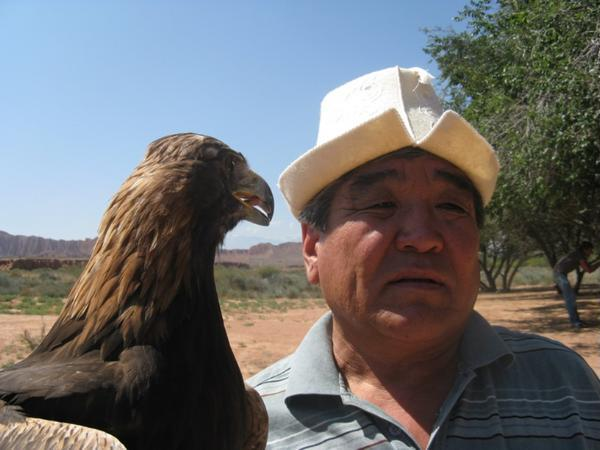
#> input picture resources/images/input_teaser.png, 600 x 450 px
$ python wls_filter.py   (Python 2 division)
#> lines starting #> are read from the running program, lines starting #| are printed output that depends on the picture
import cv2
import numpy
from scipy.sparse import spdiags
from scipy.sparse.linalg import spsolve
import matplotlib.pyplot as plt

IMG_DIR = '../resources/images/'


def wlsfilter(image_orig, lambda_=0.4, alpha=1.2, small_eps=1e-4):
    """
    ARGs:
    -----
    image: 0-255, uint8, single channel (e.g. grayscale or single L)
    lambda_:
    alpha:

    RETURN:
    -----
    out: base, 0-1, float
    detail: detail, 0-1, float
    """
    print 'wls: lambda, alpha', lambda_, alpha
    image = image_orig.astype(numpy.float)/255.0
    s = image.shape

    k = numpy.prod(s)

    dy = numpy.diff(image, 1, 0)
    dy = -lambda_ / (numpy.absolute(dy) ** alpha + small_eps)
    dy = numpy.vstack((dy, numpy.zeros(s[1], )))
    dy = dy.flatten(1)

    dx = numpy.diff(image, 1, 1)
    dx = -lambda_ / (numpy.absolute(dx) ** alpha + small_eps)
    dx = numpy.hstack((dx, numpy.zeros(s[0], )[:, numpy.newaxis]))
    dx = dx.flatten(1)

    a = spdiags(numpy.vstack((dx, dy)), [-s[0], -1], k, k)

    d = 1 - (dx + numpy.roll(dx, s[0]) + dy + numpy.roll(dy, 1))
    a = a + a.T + spdiags(d, 0, k, k)
    _out = spsolve(a, image.flatten(1)).reshape(s[::-1])
    out = numpy.rollaxis(_out,1)
    detail = image - out
    return out, detail #float

def test_wlsfilter():
    """deprecated, need to remove rollaxis"""
    lambda_ = 0.1
    alpha = 1.2
    image = cv2.imread(IMG_DIR+'easter.png')
    # normalize image
    image = cv2.cvtColor(image, cv2.COLOR_BGR2GRAY).astype(numpy.float)/255.0
    out, detail = wlsfilter(image, lambda_, alpha)
    plt.imshow(numpy.hstack(
        [image,numpy.rollaxis(out,1), numpy.rollaxis(detail,1)]
    ), 'gray')
    plt.show()

def test_luminance():
    lambda_ = 0.1
    alpha = 1.2
    image = cv2.imread(IMG_DIR+'input_teaser.png')
#> image is the input picture: shape (450, 600, 3); mean B, G, R 111.3, 110.3, 109.7
    image_LAB = cv2.cvtColor(image, cv2.COLOR_BGR2LAB)
#> image_LAB: shape (450, 600, 3); mean of channels 0, 1, 2 115.6, 129.4, 128.6
    # don't forget to normalize
    image_lumi = image_LAB[...,0].astype(numpy.float)/255.0
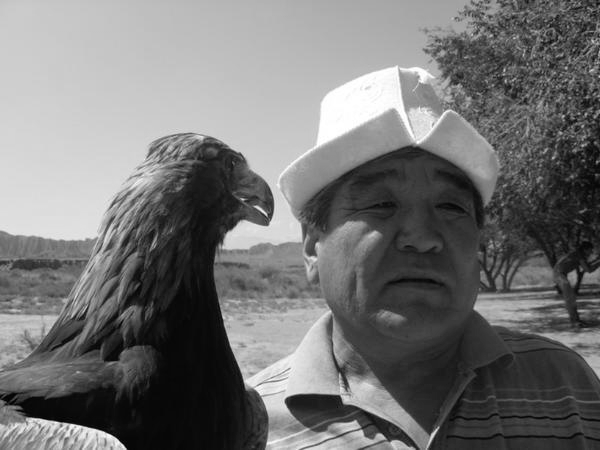
#> image_lumi: shape (450, 600) float64; min 0, max 1, mean 0.454
    out, detail = wlsfilter(image_lumi, lambda_, alpha)
#> in wlsfilter, `dy = numpy.diff(image, 1, 0)`:
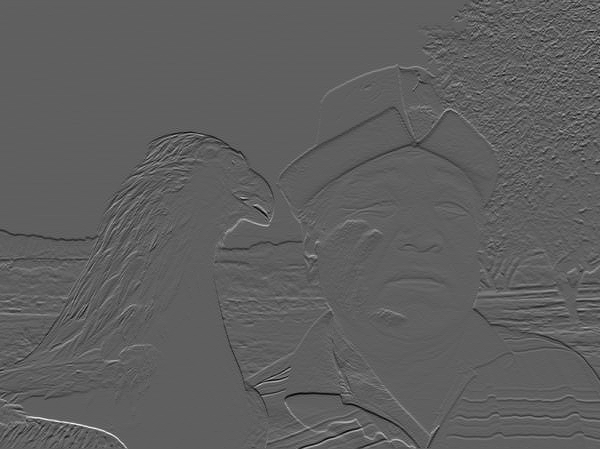
#> dy: shape (449, 600) float64; min -0.00155, max 0.0026, mean -2.22e-06; drawn with min black and max white
#> in wlsfilter, `dy = -lambda_ / (numpy.absolute(dy) ** alpha + small_eps)`:
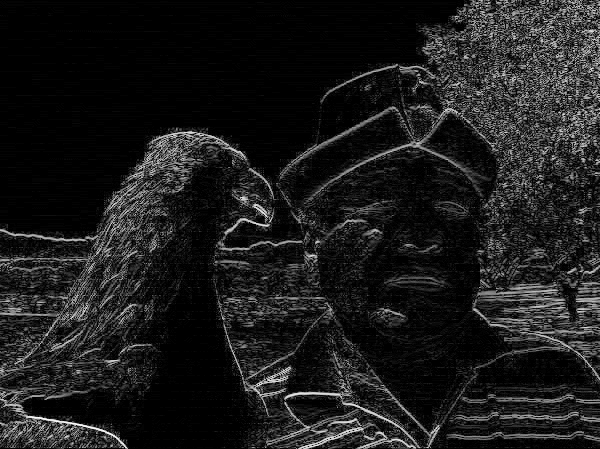
#> dy: shape (449, 600) float64; min -1000, max -112.3, mean -900.3; drawn with min black and max white
#> in wlsfilter, `dy = numpy.vstack((dy, numpy.zeros(s[1], )))`:
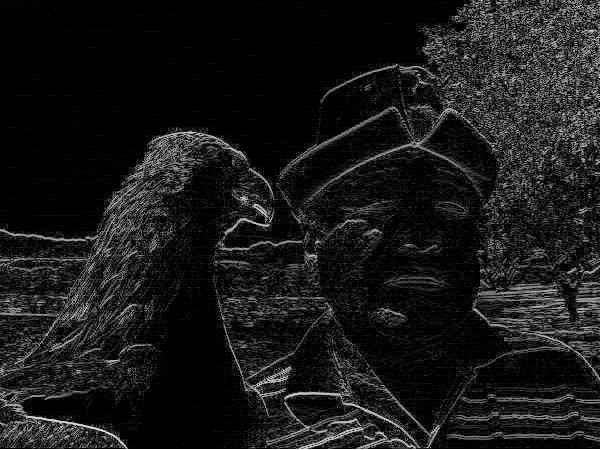
#> dy: shape (450, 600) float64; min -1000, max 0, mean -898.3; drawn with min black and max white
    image_base = numpy.zeros(image.shape)
    image_base[..., 0] = (numpy.rollaxis(out,1) *255.0)
    image_base[..., 1] = image_LAB[...,1]
    image_base[..., 2] = image_LAB[...,2]
    numpy.clip(image_base, 0, 255, out=image_base)
    image_base = image_base.astype('uint8')

    image_detail = numpy.zeros(image.shape)
    image_detail[..., 0] = (numpy.rollaxis(detail,1) *255.0)
    image_detail[..., 1] = image_LAB[...,1]
    image_detail[..., 2] = image_LAB[...,2]
    numpy.clip(image_detail, 0, 255, out=image_detail)
    image_detail = image_detail.astype('uint8')

    image_RGB = cv2.cvtColor(image, cv2.COLOR_BGR2RGB)
    image_base_RGB = cv2.cvtColor(image_base, cv2.COLOR_LAB2RGB)
    image_detail_RGB = cv2.cvtColor(image_detail, cv2.COLOR_LAB2RGB)
    plt.imshow(numpy.hstack(
        [image_RGB, image_base_RGB, image_detail_RGB]
    ), cmap='jet')
    plt.show()

if __name__ == '__main__':
#> (the run stopped early here; a loop or call above may not have finished)

$ run again, with resources/images/aindane_1.png copied over resources/images/input_teaser.png
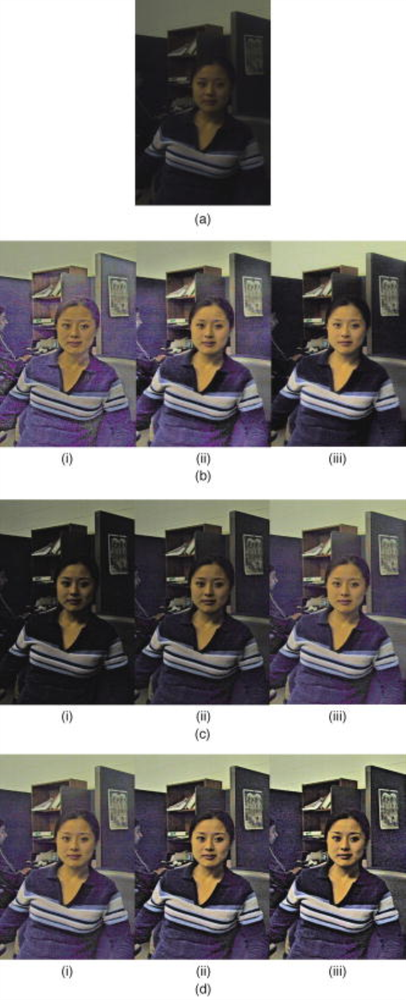
#> input picture resources/images/aindane_1.png, 406 x 1000 px, shrunk from 790 x 1944 before the run
#> in test_luminance, image is the input picture: shape (1000, 406, 3); mean B, G, R 133.6, 133.6, 137.3
#> image_LAB: shape (1000, 406, 3); mean of channels 0, 1, 2 137.4, 130.1, 128.2
#> image: shape (1000, 406) float64
#> in wlsfilter, `dy = numpy.diff(image, 1, 0)`:
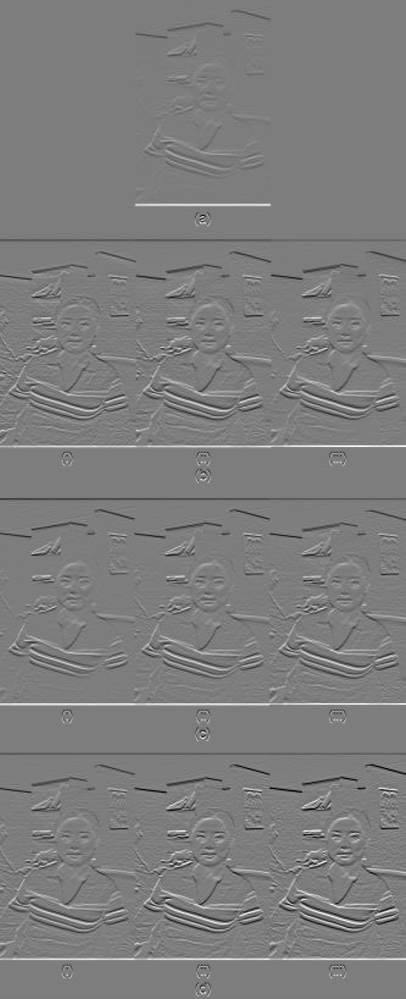
#> dy: shape (999, 406) float64; min -0.00205, max 0.00211, mean 7.19e-07; drawn with min black and max white
#> in wlsfilter, `dy = numpy.vstack((dy, numpy.zeros(s[1], )))`:
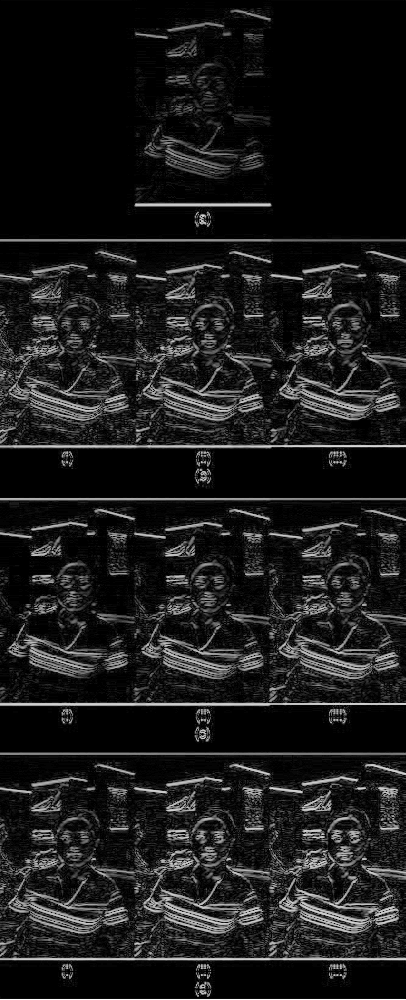
#> dy: shape (1000, 406) float64; min -1000, max 0, mean -892; drawn with min black and max white

$ run again, with resources/images/aindane_1_origin.png copied over resources/images/input_teaser.png
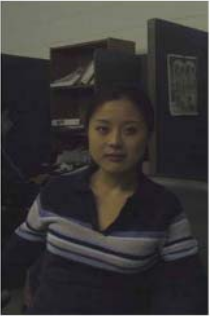
#> input picture resources/images/aindane_1_origin.png, 210 x 316 px
#> in test_luminance, image is the input picture: shape (316, 210, 3); mean B, G, R 55.2, 55.8, 58
#> image_LAB: shape (316, 210, 3); mean of channels 0, 1, 2 58.6, 129.2, 128.4
#> image: shape (316, 210) float64
#> in wlsfilter, `dy = numpy.diff(image, 1, 0)`:
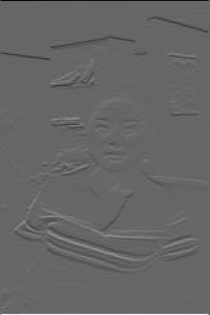
#> dy: shape (315, 210) float64; min -0.00168, max 0.00248, mean -1.1e-06; drawn with min black and max white
#> in wlsfilter, `dy = numpy.vstack((dy, numpy.zeros(s[1], )))`:
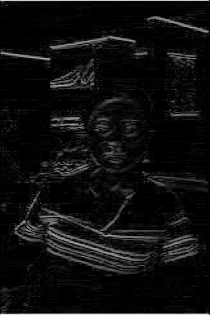
#> dy: shape (316, 210) float64; min -1000, max 0, mean -939.3; drawn with min black and max white

$ run again, with resources/images/teaser_face.png copied over resources/images/input_teaser.png
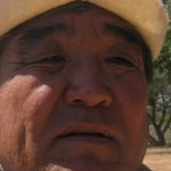
#> input picture resources/images/teaser_face.png, 171 x 171 px
#> in test_luminance, image is the input picture: shape (171, 171, 3); mean B, G, R 48.2, 61.1, 90.1
#> image_LAB: shape (171, 171, 3); mean of channels 0, 1, 2 72.2, 139, 140.8
#> in wlsfilter, `image = image_orig.astype(numpy.float)/255.0`:
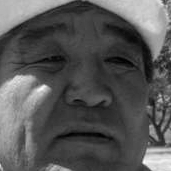
#> image: shape (171, 171) float64; min 9.23e-05, max 0.00308, mean 0.00111; drawn with min black and max white
#> in wlsfilter, `dy = numpy.vstack((dy, numpy.zeros(s[1], )))`:
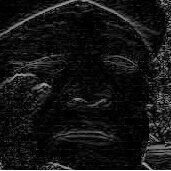
#> dy: shape (171, 171) float64; min -1000, max 0, mean -917.7; drawn with min black and max white
